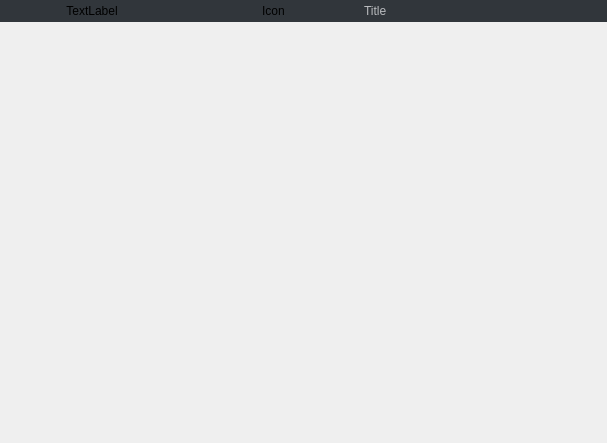
<?xml version="1.0" encoding="UTF-8"?>
<ui version="4.0">
 <class>FramelessWindow</class>
 <widget class="QWidget" name="FramelessWindow">
  <property name="geometry">
   <rect>
    <x>0</x>
    <y>0</y>
    <width>607</width>
    <height>443</height>
   </rect>
  </property>
  <property name="windowTitle">
   <string>Form</string>
  </property>
  <layout class="QVBoxLayout" name="verticalLayout">
   <property name="spacing">
    <number>0</number>
   </property>
   <property name="leftMargin">
    <number>0</number>
   </property>
   <property name="topMargin">
    <number>0</number>
   </property>
   <property name="rightMargin">
    <number>0</number>
   </property>
   <property name="bottomMargin">
    <number>0</number>
   </property>
   <item>
    <widget class="QWidget" name="widget_WindowFrame" native="true">
     <layout class="QVBoxLayout" name="verticalLayout_2">
      <property name="spacing">
       <number>0</number>
      </property>
      <property name="leftMargin">
       <number>0</number>
      </property>
      <property name="topMargin">
       <number>0</number>
      </property>
      <property name="rightMargin">
       <number>0</number>
      </property>
      <property name="bottomMargin">
       <number>0</number>
      </property>
      <item>
       <widget class="TitleBar" name="widget_TitleBar" native="true">
        <property name="sizePolicy">
         <sizepolicy hsizetype="Preferred" vsizetype="Fixed">
          <horstretch>0</horstretch>
          <verstretch>0</verstretch>
         </sizepolicy>
        </property>
        <property name="styleSheet">
         <string notr="true">#widget_TitleBar
{
	border: 0px none palette(base);
	height:20px;
	background-color: rgb(49, 54, 59);
}</string>
        </property>
        <layout class="QHBoxLayout" name="horizontalLayout">
         <property name="spacing">
          <number>0</number>
         </property>
         <property name="leftMargin">
          <number>1</number>
         </property>
         <property name="topMargin">
          <number>1</number>
         </property>
         <property name="rightMargin">
          <number>1</number>
         </property>
         <property name="bottomMargin">
          <number>1</number>
         </property>
         <item>
          <widget class="QLabel" name="label_Spacer">
           <property name="text">
            <string>TextLabel</string>
           </property>
           <property name="alignment">
            <set>Qt::AlignCenter</set>
           </property>
          </widget>
         </item>
         <item>
          <widget class="QLabel" name="label_WindowIcon">
           <property name="text">
            <string>Icon</string>
           </property>
           <property name="alignment">
            <set>Qt::AlignCenter</set>
           </property>
          </widget>
         </item>
         <item>
          <widget class="QLabel" name="label_WindowTitle">
           <property name="styleSheet">
            <string notr="true">color: rgb(185, 187, 190);</string>
           </property>
           <property name="text">
            <string>Title</string>
           </property>
          </widget>
         </item>
         <item>
          <widget class="QPushButton" name="pushButton_Minimize">
           <property name="sizePolicy">
            <sizepolicy hsizetype="Fixed" vsizetype="Fixed">
             <horstretch>0</horstretch>
             <verstretch>0</verstretch>
            </sizepolicy>
           </property>
           <property name="minimumSize">
            <size>
             <width>20</width>
             <height>20</height>
            </size>
           </property>
           <property name="maximumSize">
            <size>
             <width>20</width>
             <height>20</height>
            </size>
           </property>
           <property name="styleSheet">
            <string notr="true">#pushButton_Minimize{
  background-color:none;
  border:none;
}</string>
           </property>
           <property name="icon">
            <iconset resource="framelesswindow.qrc">
             <normaloff>:/Images/minimize.png</normaloff>:/Images/minimize.png</iconset>
           </property>
          </widget>
         </item>
         <item>
          <widget class="QPushButton" name="pushButton_Maximize">
           <property name="sizePolicy">
            <sizepolicy hsizetype="Fixed" vsizetype="Fixed">
             <horstretch>0</horstretch>
             <verstretch>0</verstretch>
            </sizepolicy>
           </property>
           <property name="minimumSize">
            <size>
             <width>20</width>
             <height>20</height>
            </size>
           </property>
           <property name="maximumSize">
            <size>
             <width>20</width>
             <height>20</height>
            </size>
           </property>
           <property name="styleSheet">
            <string notr="true">#pushButton_Maximize{
  background-color:none;
  border:none;
}</string>
           </property>
           <property name="text">
            <string/>
           </property>
           <property name="icon">
            <iconset resource="framelesswindow.qrc">
             <normaloff>:/Images/maximize.png</normaloff>:/Images/maximize.png</iconset>
           </property>
          </widget>
         </item>
         <item>
          <widget class="QPushButton" name="pushButton_Exit">
           <property name="sizePolicy">
            <sizepolicy hsizetype="Fixed" vsizetype="Fixed">
             <horstretch>0</horstretch>
             <verstretch>0</verstretch>
            </sizepolicy>
           </property>
           <property name="minimumSize">
            <size>
             <width>20</width>
             <height>20</height>
            </size>
           </property>
           <property name="maximumSize">
            <size>
             <width>20</width>
             <height>20</height>
            </size>
           </property>
           <property name="styleSheet">
            <string notr="true">#pushButton_Exit{
  background-color:none;
  border:none;
}</string>
           </property>
           <property name="text">
            <string/>
           </property>
           <property name="icon">
            <iconset resource="framelesswindow.qrc">
             <normaloff>:/Images/exit.png</normaloff>:/Images/exit.png</iconset>
           </property>
          </widget>
         </item>
        </layout>
       </widget>
      </item>
      <item>
       <widget class="QWidget" name="widget_Content" native="true">
        <layout class="QVBoxLayout" name="layoutV_Content">
         <property name="spacing">
          <number>0</number>
         </property>
         <property name="leftMargin">
          <number>0</number>
         </property>
         <property name="topMargin">
          <number>0</number>
         </property>
         <property name="rightMargin">
          <number>0</number>
         </property>
         <property name="bottomMargin">
          <number>0</number>
         </property>
        </layout>
       </widget>
      </item>
     </layout>
    </widget>
   </item>
  </layout>
 </widget>
 <customwidgets>
  <customwidget>
   <class>TitleBar</class>
   <extends>QWidget</extends>
   <header>titlebar.h</header>
   <container>1</container>
  </customwidget>
 </customwidgets>
 <resources>
  <include location="framelesswindow.qrc"/>
 </resources>
 <connections/>
</ui>
